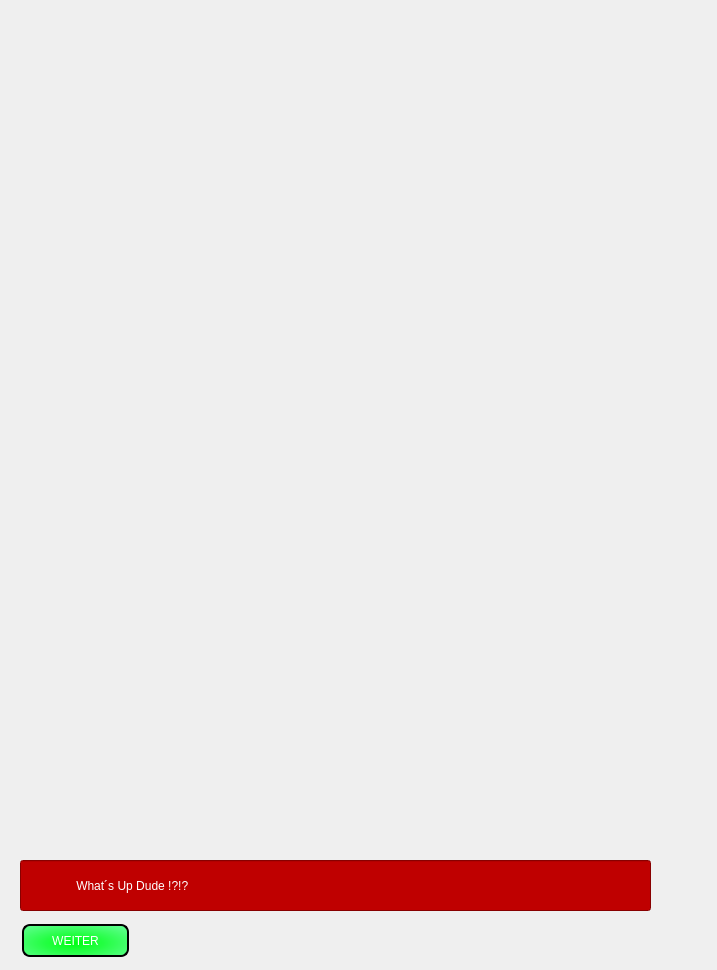
<?xml version="1.0" encoding="UTF-8"?>
<ui version="4.0">
 <class>egg1</class>
 <widget class="QDialog" name="egg1">
  <property name="geometry">
   <rect>
    <x>0</x>
    <y>0</y>
    <width>717</width>
    <height>970</height>
   </rect>
  </property>
  <property name="windowTitle">
   <string>Dialog</string>
  </property>
  <property name="styleSheet">
   <string notr="true"/>
  </property>
  <widget class="QLabel" name="label_pic1">
   <property name="geometry">
    <rect>
     <x>20</x>
     <y>20</y>
     <width>631</width>
     <height>821</height>
    </rect>
   </property>
   <property name="text">
    <string/>
   </property>
  </widget>
  <widget class="QLineEdit" name="lineEdit">
   <property name="geometry">
    <rect>
     <x>20</x>
     <y>860</y>
     <width>631</width>
     <height>51</height>
    </rect>
   </property>
   <property name="styleSheet">
    <string notr="true">background-color: rgb(191, 0, 0);
color: rgb(255, 255, 255);
font: 26pt &quot;Elephant&quot;;</string>
   </property>
   <property name="text">
    <string>                What´s Up Dude !?!?</string>
   </property>
  </widget>
  <widget class="QPushButton" name="pushButton">
   <property name="geometry">
    <rect>
     <x>20</x>
     <y>920</y>
     <width>111</width>
     <height>41</height>
    </rect>
   </property>
   <property name="styleSheet">
    <string notr="true">font: 8pt &quot;Elephant&quot;;
background-color: qradialgradient(spread:reflect, cx:0.477682, cy:0.586, radius:1.325, fx:0.488682, fy:0.58, stop:0.0170455 rgba(0, 255, 21, 255), stop:1 rgba(170, 255, 255, 214));
color:#ffffff;
 border: 2px solid #00ff00;
border-color:#000000;
 padding: 10px;
  text-align: center;
  text-decoration: none;
  display: inline-block;
  font-size: 12px;
  margin: 4px 2px;
cursor: pointer;
border-radius: 8px;</string>
   </property>
   <property name="text">
    <string>WEITER</string>
   </property>
  </widget>
 </widget>
 <resources/>
 <connections/>
</ui>
